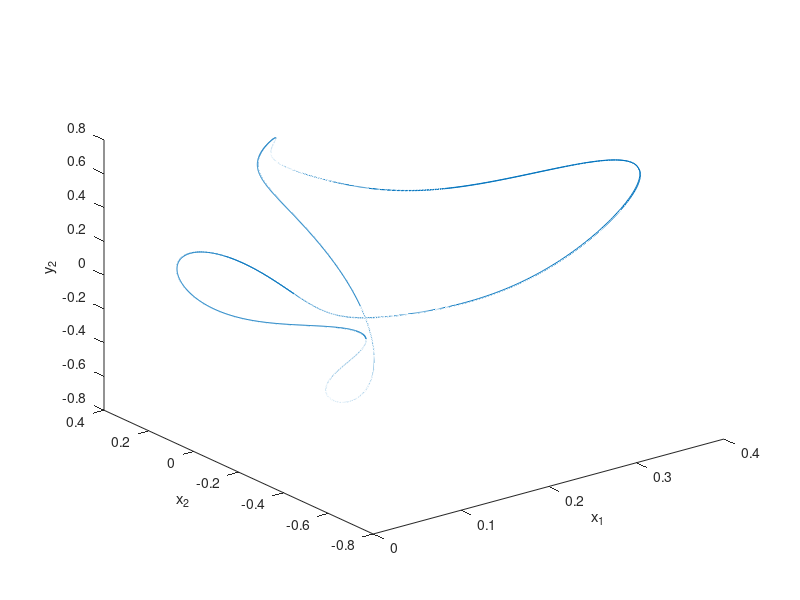

Write MATLAB code to recreate this figure.
%Adaptation of kursiv.m from Kassam ^ Trefethen (2005)

%Spatial grid:
d = 22;
N = 32;
%Initial condition:
%u = cos(4*pi*x/d).*(1+sin(4*pi*x/d));

rpo = [1.081769255879405645e-01 0.000000000000000000e+00  -1.130645021532460798e-01 ...  
	2.735234400271993951e-02  -2.300369007695817619e-02  2.743365567776075153e-02 ...
	4.242109469805525057e-01  -3.221375201839944691e-02  3.517350195620121411e-01 ...
	4.196323928512094570e-01  7.405822221667555938e-02  -4.911698645198029345e-01 ...
	-2.619084037151255262e-01  8.869647954573157966e-03  2.667068425090810685e-02 ...
	-1.245857190912121742e-01  1.848625450932936676e-01  -1.886910780372257068e-01 ...
	-4.364329592632312099e-02  -8.603322827952401136e-03  -4.893648586116418342e-02 ...
	-4.227361593906937137e-02  -5.743046880645331920e-02  6.141174799787345318e-02 ...
	3.556320072237982056e-03  -2.647610106987533310e-02  -3.295731184608969265e-03 ... 
	-1.760410218329051119e-02  -1.449156681256755577e-02  1.551927466950007474e-02]';
    
rpo = [3.70955584e-01   1.59178104e-16  -5.35414753e-01   6.72233738e-01 ...
  -1.60102241e-01   2.77492997e-01   2.26119482e-01   9.20202541e-02 ...
   1.01234154e-01  -7.61348435e-02   2.86999279e-03  -5.71633872e-02 ...
  -2.19911067e-02  -8.45432215e-03  -9.70953085e-03   5.74786687e-03 ...
   4.19544211e-04   4.07227658e-03   1.61695688e-03   7.51275352e-04 ...
   5.51797781e-04  -3.99001588e-04  -2.26058837e-05  -2.53441206e-04 ...
  -9.51845395e-05  -3.49971067e-05  -2.92711613e-05   2.18049965e-05 ...
   5.41318900e-07   1.12892181e-05]';


%v = zeros(32,1);
%v(2:16) = rpo(1:2:29) + 1i*rpo(2:2:30);
%v(32:-1:18) = rpo(1:2:29) - 1i*rpo(2:2:30);
%v(17)=0;

x0 = rpo;
v = [0; x0(1:2:end-1)+1i*x0(2:2:end); 0; x0(end-1:-2:1)-1i*x0(end:-2:2)];
u=real(ifft(v));

%Template:
slicep = zeros(N,1);
slicep(2) = 1;
slicep(N) = 1;

%ETDRK4 scalars:
h0 = 0.1;                        % time step
k = (2.*pi./d).*[0:N/2-1 0 -N/2+1:-1]';  % wave numbers
T = 1i * [0:N/2-1 0 -N/2+1:-1]'; %U(1) generator
%Linear term:  
Lold = k.^2 - k.^4;
%L = Lold + T;           
%L = Lold;
L = Lold;

E0 = exp(h0*L); E20 = exp(h0*L/2);
M = 16;                         % no. of points for complex means
r = exp(1i*pi*((1:M)-.5)/M);    % roots of unity
LR0 = h0*L(:,ones(M,1)) + r(ones(N,1), :);
Q0  = h0*real(mean(           (exp(LR0/2) - 1)./LR0                 ,2));
f10 = h0*real(mean(   (-4-LR0+exp(LR0).*(4-3*LR0+LR0.^2))./LR0.^3   ,2));
f20 = h0*real(mean(       (2+LR0+exp(LR0).*(-2+LR0))./LR0.^3        ,2));
f30 = h0*real(mean(   (-4-3*LR0-LR0.^2+exp(LR0).*(4-LR0))./LR0.^3   ,2));

%Time-stepping loop:
uu = u; tt = 0; vv = v;
tmax = 2*32.80617425;

%Nonlinear term:
g = 0.5i*k*N;
Nold = @(x) g.*fft(real(ifft(x)).^2); fft(real(ifft(v)).^2);

vold = @(x) Lold.*x + Nold(x);

%Reduced velocity:
tp = T.*slicep;
vhat = @(x) vold(x) - ((vold(x)'*tp)/((T.*x)'*tp)) * (T.*x);

%N = @(x) Nold(x) + (real(x(2))-1)*vold(x) - (imag(vold(x)(2)) + 1)*(T.*x);
%N = @(x) Nold(x) + (real(x(2))-1)*vold(x) - imag(vold(x)(2))*(T.*x);
N = @(x) Nold(x) - (imag(vold(x)(2))/real(x(2)))*(T.*x);

vnew = @(x) L.*x + N(x);

t = 0;

while t < tmax
    
    if abs(real(v(2))) < 1

        h = h0*abs(real(v(2)));
        
        E = exp(h*L); E2 = exp(h*L/2);
        
        LR = (h/h0)*LR0;
        Q  = h*real(mean(           (exp(LR/2) - 1)./LR              ,2));
        f1 = h*real(mean(   (-4-LR+exp(LR).*(4-3*LR+LR.^2))./LR.^3   ,2));
        f2 = h*real(mean(       (2+LR+exp(LR).*(-2+LR))./LR.^3       ,2));
        f3 = h*real(mean(   (-4-3*LR-LR.^2+exp(LR).*(4-LR))./LR.^3   ,2));
        
    else
        
        h = h0;
        E = E0; E2 = E20;

        LR = LR0;
        Q  = Q0;
        f1 = f10;
        f2 = f20;
        f3 = f30;
    
    end

    t = t+h;

    Nv = N(v);
    a = E2.*v + Q.*Nv;
    Na = N(a);
    b = E2.*v + Q.*Na;
    Nb = N(b);
    c = E2.*a + Q.*(2*Nb-Nv);
    Nc = N(c);
    v = E.*v + Nv.*f1 + 2*(Na+Nb).*f2 + Nc.*f3;
    %if mod(n,nplt)==0
        u=real(ifft(v));
        uu = [uu, u]; tt = [tt, t]; vv = [vv, v];
    %end
end

figure(1)
plot3(real(vv(2,:)), real(vv(3,:)), imag(vv(3,:)))
xlabel('x_1')
ylabel('x_2')
zlabel('y_2')

#save('data/sspsolution.dat', 'ta')
box off

print -dpng ksslice_hscaled.png
